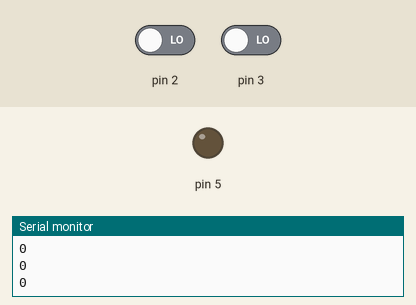
Recording of a sketch running on a simulated Arduino Uno, built with avr-gcc and run on an emulated ATmega328P. Parts: output pins drawn as LEDs (lit = HIGH), the last lines printed to the serial monitor. The test bench sets the inputs (shaded band); at power-on: pin 2 LOW, pin 3 LOW.

Above: at 1.2 s.
1.3 s: pin 2 driven HIGH
At 1.57 s:
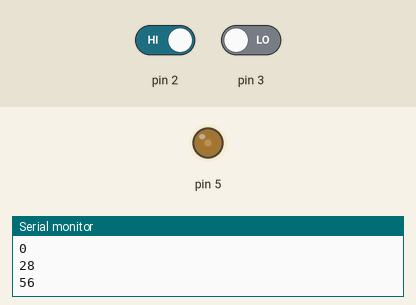
4.3 s: pin 3 driven HIGH
At 4.3 s:
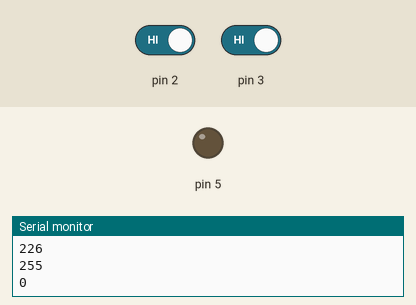
5.8 s: pin 3 driven LOW
At 6.38 s:
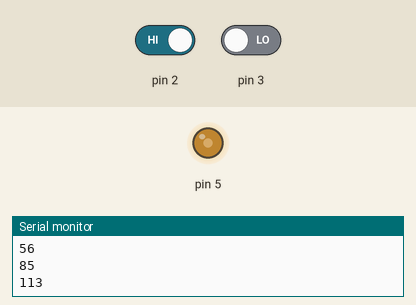
8.8 s: pin 2 driven LOW
At 8.8 s:
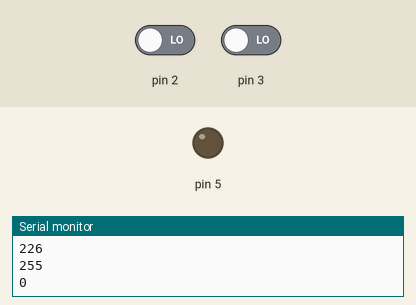
Timing chart, 0 to 11.3 s (numbered marks = the images above; inputs shaded):
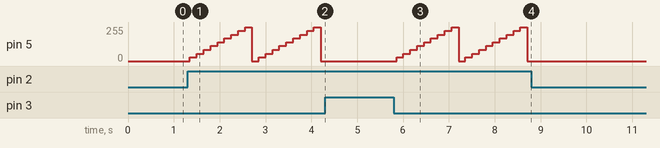

The sketch:

sketch_aug14a.ino
```cpp
bool check1=0;
bool check2=0;
int count=0;
int brightness=0;
void setup() {
  pinMode(2,INPUT);
  pinMode(3,INPUT);
  pinMode(5,OUTPUT);
  Serial.begin(9600);

}

void loop() {
  check1= digitalRead(2);
  if(check1==HIGH)
  {
    count++;
  }
  check2= digitalRead(3);
  if(check2==HIGH)
  {
    count--;
  }
  if(count >9)
  {count =0;}
  if(count <0)
  {count = 9;}
  brightness=map(count,0,9,0,255);
  analogWrite(5,brightness);
  Serial.println(brightness);
  delay(150);
}
```

Measured:
- after the input at 1.3 s, pin 5: ramps from 0/255 to 255/255 and jumps back, once every 1.5 s
- after the input at 4.3 s, pin 5: stays 0/255 (without the input it goes to 28/255 after 0.06 s)
- after the input at 5.8 s, pin 5: ramps from 0/255 to 255/255 and jumps back, once every 1.5 s
- after the input at 8.8 s, pin 5: stops changing and stays 0/255
